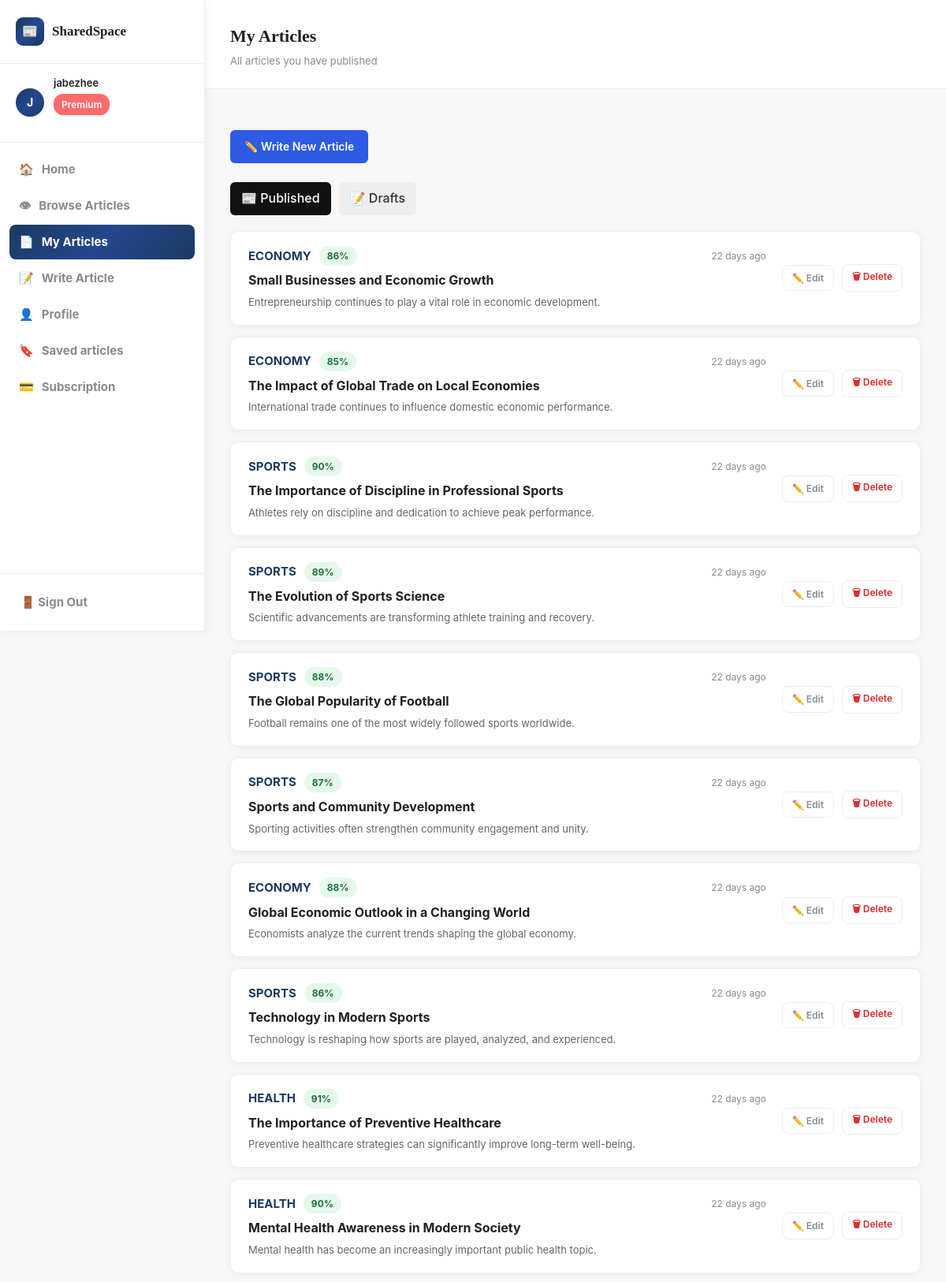
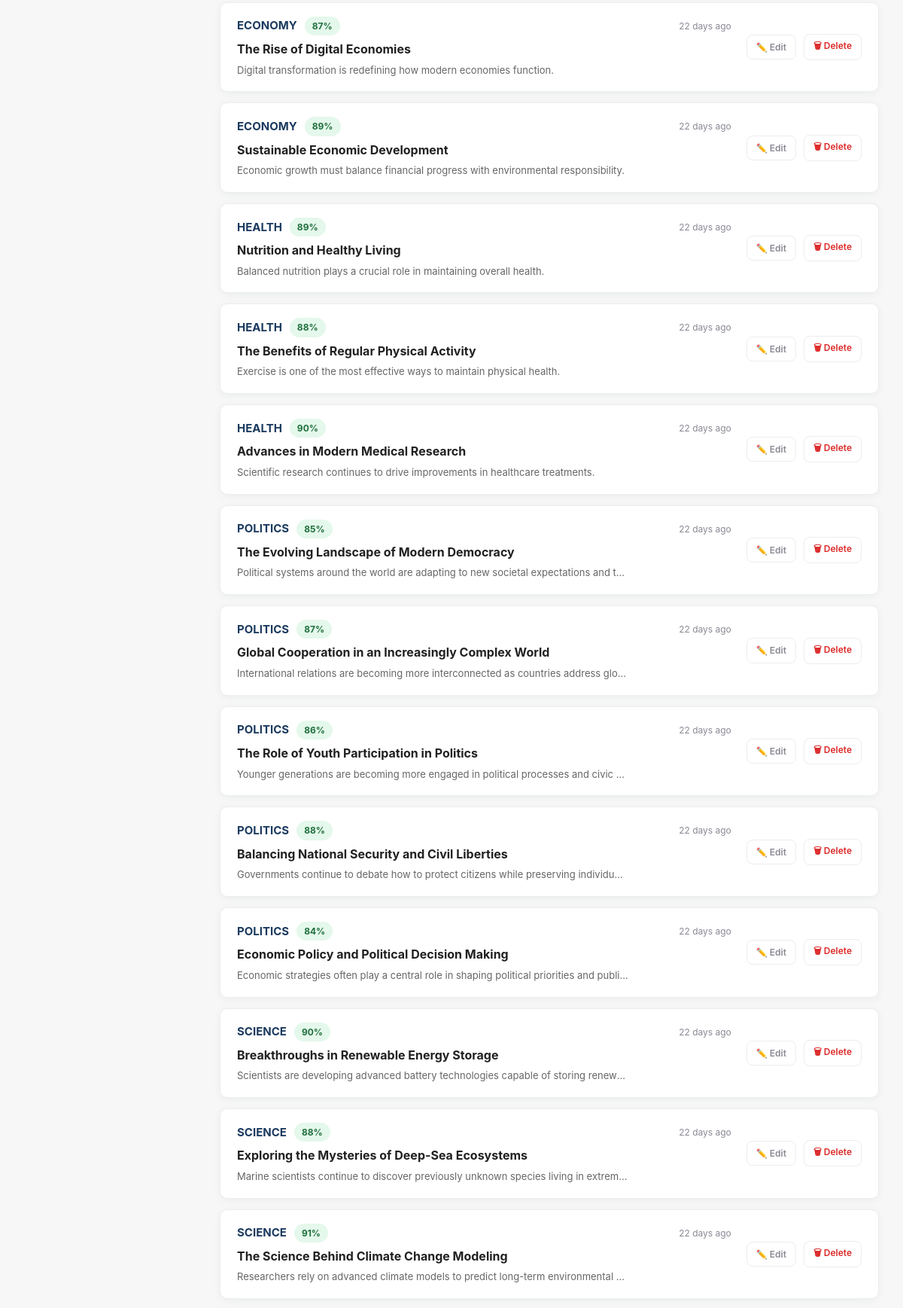
Screenshot of /pages/my-articles.php (signed in, upper part) with the database file from the repository (2 pictures, top to bottom).
### tables this page shows
CREATE TABLE `users` (
  `id` int NOT NULL,
  `email` varchar(255) NOT NULL,
  `password` varchar(255) NOT NULL,
  `full_name` varchar(255) DEFAULT NULL,
  `bio` text,
  `avatar_url` text,
  `role` enum('free','premium','category_admin','system_admin','ai_trainer') NOT NULL DEFAULT 'free',
  `is_premium` tinyint(1) NOT NULL DEFAULT '0',
  `is_suspended` tinyint(1) NOT NULL DEFAULT '0',
  `created_at` datetime NOT NULL DEFAULT CURRENT_TIMESTAMP,
  `updated_at` datetime NOT NULL DEFAULT CURRENT_TIMESTAMP ON UPDATE CURRENT_TIMESTAMP,
  `email_verified` tinyint(1) DEFAULT '0',
  `verification_token` varchar(255) DEFAULT NULL,
  `last_verification_email` datetime DEFAULT NULL,
  `reset_token` varchar(255) DEFAULT NULL,
  `reset_expires` datetime DEFAULT NULL,
  `age_group` varchar(20) DEFAULT NULL,
  `gender` enum('male','female') DEFAULT NULL,
  `onboarding_completed` tinyint(1) DEFAULT '0'
);

CREATE TABLE `articles` (
  `id` int NOT NULL,
  `title` varchar(500) NOT NULL,
  `excerpt` text NOT NULL,
  `content` longtext NOT NULL,
  `author_id` int NOT NULL,
  `category_id` int NOT NULL,
  `trust_score` tinyint NOT NULL DEFAULT '80',
  `has_media` tinyint(1) NOT NULL DEFAULT '0',
  `image_path` varchar(255) DEFAULT NULL,
  `is_premium_only` tinyint(1) NOT NULL DEFAULT '0',
  `published_at` datetime NOT NULL DEFAULT CURRENT_TIMESTAMP,
  `created_at` datetime NOT NULL DEFAULT CURRENT_TIMESTAMP,
  `updated_at` datetime NOT NULL DEFAULT CURRENT_TIMESTAMP ON UPDATE CURRENT_TIMESTAMP,
  `status` varchar(20) DEFAULT 'published'
);

CREATE TABLE `categories` (
  `id` int NOT NULL,
  `name` varchar(100) NOT NULL,
  `description` text,
  `admin_user_id` int DEFAULT NULL,
  `created_at` datetime NOT NULL DEFAULT CURRENT_TIMESTAMP
);

### includes/entities/User.php (called while the page is built, shortened)
<?php
class User
{
    public string $fullName;
    public function __construct(array $row)
    {
        $this->id          = (int)$row['id'];
        $this->fullName    = $row['full_name'] ?? '';
        $this->role        = $row['role']       ?? 'free';
    }
    public function initial(): string
    {
        return strtoupper(mb_substr($this->fullName, 0, 1)) ?: '?';
    }
}

### includes/db.php (called while the page is built, shortened)
<?php
class DB {
    private static ?PDO $pdo = null;
    public static function get(): PDO {
        if (self::$pdo === null) {
            $dsn = sprintf('mysql:host=%s;port=%s;dbname=%s;charset=utf8mb4',
                DB_HOST, DB_PORT, DB_NAME);
            self::$pdo = new PDO($dsn, DB_USER, DB_PASS, [
                PDO::ATTR_ERRMODE            => PDO::ERRMODE_EXCEPTION,
                PDO::ATTR_DEFAULT_FETCH_MODE => PDO::FETCH_ASSOC,
                PDO::ATTR_EMULATE_PREPARES   => false,
            ]);
        }
        return self::$pdo;
    }
    public static function query(string $sql, array $params = []): array {
        $stmt = self::get()->prepare($sql);
        $stmt->execute($params);
        return $stmt->fetchAll();
    }
    public static function first(string $sql, array $params = []): ?array {
        $rows = self::query($sql, $params);
        return $rows[0] ?? null;
    }
}

### includes/controllers/AuthController.php (called while the page is built, shortened)
<?php
require_once __DIR__ . '/../entities/User.php';
class AuthController {
    public function currentUser(): ?User {
        static $cache = [];
        $id = $_SESSION['user_id'];
        if (!isset($cache[$id])) {
            $row        = DB::first('SELECT * FROM users WHERE id = ?', [$id]);
            $cache[$id] = $row ? new User($row) : null;
        }
        return $cache[$id];
    }
    public function requireAuth(): void {
        $user = $this->currentUser();
    }
}

### includes/controllers/ArticleController.php (called while the page is built, shortened)
<?php
require_once __DIR__ . '/../entities/Article.php';
class ArticleController {
    public function getByAuthor(int $authorId): array {
        $rows = DB::query(
            'SELECT a.*, u.full_name AS author_name, c.name AS category_name,
             COUNT(DISTINCT v.id) AS view_count
             FROM articles a
             JOIN users u ON u.id = a.author_id
             JOIN categories c ON c.id = a.category_id
             LEFT JOIN article_views v ON v.article_id = a.id
             WHERE a.author_id = ? AND a.status = "published"
             GROUP BY a.id
             ORDER BY a.published_at DESC',
            [$authorId]
        );
        return array_map(fn($r) => new Article($r), $rows);
    }
 }

### includes/entities/Article.php (called while the page is built, shortened)
<?php
class Article {
    public function __construct(array $row) {
        $this->id            = (int)$row['id'];
        $this->title         = $row['title'];
        $this->excerpt       = $row['excerpt'];
        $this->categoryName  = $row['category_name'] ?? '';
        $this->trustScore    = (int)$row['trust_score'];
        $this->publishedAt   = $row['published_at'] ?? '';
    }
}

### pages/my-articles.php (the view, shortened to what this page needs)
<?php
require_once __DIR__ . '/../includes/layout.php';
require_once __DIR__ . '/../includes/controllers/AuthController.php';
require_once __DIR__ . '/../includes/controllers/ArticleController.php';
$auth        = new AuthController();
$articleCtrl = new ArticleController();
$auth->requireAuth();
$user = $auth->currentUser();
$filter = $_GET['filter'] ?? 'published';
if ($filter === 'draft') {
    $articles = $articleCtrl->getDraftsByAuthor($user->id);
} else {
    $articles = $articleCtrl->getByAuthor($user->id);
}
page_head('My Articles');
?>
<div class="dashboard-layout">
<?php sidebar($user); ?>
<main>
<?php dash_header('My Articles', 'All articles you have published'); ?>
<div class="page-content">
    <div class="flex gap-2 mb-6">
        <a href="/pages/write.php" class="btn btn-primary">✏️ Write New Article</a>
    </div>
    <div class="article-toggle">
        <a href="?filter=published"
           class="toggle-btn <?= $filter === 'published' ? 'active' : '' ?>">
            📰 Published
        </a>
        <a href="?filter=draft"
           class="toggle-btn <?= $filter === 'draft' ? 'active' : '' ?>">
            📝 Drafts
        </a>
    </div>
    <?php if (empty($articles)): ?>
        <div class="card" style="text-align:center;padding:48px 32px">
            <div style="font-size:48px;margin-bottom:16px">📝</div>
            <h3 style="font-size:18px;font-weight:700;margin-bottom:8px">
                <?= $filter === 'draft' ? 'No drafts yet' : 'No published articles yet' ?>
            </h3>
            <p class="text-muted" style="margin-bottom:24px">
                You haven't published anything yet. Write your first article!
            </p>
            <a href="/pages/write.php" class="btn btn-primary">Write Article</a>
        </div>
    <?php else: ?>
        <div class="my-articles-list">
        <?php foreach ($articles as $article): ?>
        <div class="card my-article-card">
            <div class="my-article-row">
        <div class="my-article-info">
        <div class="my-article-meta">
            <span class="category-tag">
                <?= htmlspecialchars($article->categoryName) ?>
            </span>
            <?= trust_badge($article->trustScore) ?>
            <span class="text-muted my-article-time">
                <?= relative_time($article->publishedAt) ?>
            </span>
            </div>
        <h3 class="my-article-title">
        <a href="/pages/article.php?id=<?= $article->id ?>&return=<?= urlencode($_SERVER['REQUEST_URI']) ?>" class="my-article-link">
            <?= htmlspecialchars($article->title) ?>
        </a>
        </h3>
        <p class="my-article-excerpt">
            <?= htmlspecialchars(mb_substr($article->excerpt, 0, 120)) ?>
        </p>
    </div>
    <div class="my-article-actions">
        <a href="/pages/write.php?id=<?= $article->id ?>"
            class="btn btn-ghost btn-sm">✏️ Edit</a>
    <form method="POST">
        <button type="submit"
            class="btn btn-ghost btn-sm"
            style="color:var(--danger, #e53e3e)"
            onclick="return confirm('Delete \'<?= htmlspecialchars(addslashes($article->title)) ?>\'? This cannot be undone.')">
            🗑 Delete
            </button>
        </form>
        </div>
        </div>
    </div>
        <?php endforeach; ?>
        </div>
    <?php endif; ?>
</div>
</main>
</div>
<link rel="stylesheet" href="/public/css/myarticles.css">
<?php page_foot(); ?>

### includes/layout.php (shortened to what this page needs)
<?php
require_once __DIR__ . '/db.php';
require_once __DIR__ . '/controllers/AuthController.php';
require_once __DIR__ . '/controllers/ArticleController.php';
function page_head(string $title): void { ?>
<!DOCTYPE html>
<html lang="en">
<head>
<link rel="stylesheet" href="/public/css/app.css" />
</head>
<body>
<?php }
function page_foot(): void { ?>
</body>
</html>
<?php }
function sidebar(User $user): void {
    $path  = parse_url($_SERVER['REQUEST_URI'], PHP_URL_PATH);
    if ($user->role === 'system_admin') {
        $links = [
            ['href' => '/pages/admin-dashboard.php', 'icon' => '🏠', 'label' => 'Admin Dashboard'],
            ['href' => '/pages/browse.php',          'icon' => '👁', 'label' => 'Browse Articles'],
            ['href' => '/pages/admin-landing.php',   'icon' => '🖼️', 'label' => 'Manage Landing Page'],
            ['href' => '/pages/profile.php',         'icon' => '👤', 'label' => 'Profile'],
        ];
    } else {
        $links = [
            ['href' => '/dashboard.php',         'icon' => '🏠', 'label' => 'Home'],
            ['href' => '/pages/browse.php',      'icon' => '👁', 'label' => 'Browse Articles'],
            ['href' => '/pages/my-articles.php', 'icon' => '📄', 'label' => 'My Articles'],
            ['href' => '/pages/write.php',       'icon' => '📝', 'label' => 'Write Article'],
            ['href' => '/pages/profile.php',     'icon' => '👤', 'label' => 'Profile'],
            ['href' => '/pages/savedarticles.php',     'icon' => '🔖', 'label' => 'Saved articles'],
            ['href' => '/pages/subscription.php',     'icon' => '💳', 'label' => $user->role === 'premium' ? 'Subscription' : 'Upgrade'],
        ];
    }
    ?>
<aside class="sidebar">
    <div class="sidebar-logo">
        <a href="<?= $user->role === 'system_admin' ? '/pages/admin-dashboard.php' : ($user->role === 'category_admin' ? '/pages/category-admin-dashboard.php' : '/dashboard.php') ?>" class="logo-link">
            <div class="logo-icon">📰</div>
            <span class="logo-text">SharedSpace</span>
        </a>
    </div>
    <div class="sidebar-user">
        <?php if (!empty($user->avatarUrl)): ?>
            <div class="user-avatar" style="background:none;padding:0;overflow:hidden">
                <img src="/public/<?= htmlspecialchars($user->avatarUrl) ?>"
                     alt="<?= htmlspecialchars($user->fullName) ?>"
                     style="width:100%;height:100%;object-fit:cover;border-radius:50%">
            </div>
        <?php else: ?>
            <div class="user-avatar"><?= htmlspecialchars($user->initial()) ?></div>
        <?php endif; ?>
        <div class="user-info">
            <p class="user-name"><?= htmlspecialchars($user->fullName) ?></p>
             <?php if ($user->role === 'premium'): ?>
                <span class="role-badge premium">Premium</span>
            <?php elseif ($user->role === 'system_admin'): ?>
                <span class="role-badge system-admin">System Admin</span>
            <?php else: ?>
            <span class="role-badge free">Free</span>
             <?php endif; ?>
        </div>
    </div>
    <nav class="sidebar-nav">
        <ul>
        <?php foreach ($links as $link): ?>
            <li>
                <a href="<?= $link['href'] ?>"
                   class="nav-link <?= $path === $link['href'] ? 'active' : '' ?>">
                    <span><?= $link['icon'] ?></span>
                    <?= htmlspecialchars($link['label']) ?>
                </a>
            </li>
        <?php endforeach; ?>
        </ul>
    </nav>
    <div class="sidebar-footer">
        <a href="/logout.php" class="nav-link logout">🚪 Sign Out</a>
    </div>
</aside>
<?php }
function dash_header(string $title, string $subtitle = ''): void { ?>
<header class="dash-header">
    <div>
        <h1 class="dash-title"><?= htmlspecialchars($title) ?></h1>
        <?php if ($subtitle): ?>
        <p class="dash-subtitle"><?= htmlspecialchars($subtitle) ?></p>
        <?php endif; ?>
    </div>
</header>
<?php }
    if ($err): ?><div class="alert alert-error"><?= htmlspecialchars($err) ?></div><?php endif;
    if ($ok):  ?><div class="alert alert-success"><?= htmlspecialchars($ok) ?></div><?php endif;
function trust_badge(int $score): string {
    $cls = $score >= 80 ? 'high' : ($score >= 60 ? 'mid' : 'low');
    return "<span class=\"trust-badge trust-{$cls}\">{$score}%</span>";
}
function relative_time(string $dateStr): string {
    $diff  = time() - strtotime($dateStr);
    $hours = (int)($diff / 3600);
    $days = (int)($hours / 24);
    return $days . ' day' . ($days > 1 ? 's' : '') . ' ago';
}
?>

### public/css/myarticles.css (style rules this page uses)
.my-articles-list { display: flex; flex-direction: column; gap: 14px; }
.my-article-card { padding: 18px 22px; border-radius: 10px; }
.my-article-row { display: flex; justify-content: space-between; align-items: center; gap: 20px; }
.my-article-info { flex: 1; min-width: 0; }
.my-article-meta { display: flex; align-items: center; gap: 10px; margin-bottom: 6px; }
.my-article-time { margin-left: auto; font-size: 12px; }
.my-article-title { font-size: 16px; font-weight: 700; margin-bottom: 4px; max-width: 520px; white-space: nowrap; overflow: hidden; text-overflow: ellipsis; }
.my-article-link { color: inherit; text-decoration: none; }
.my-article-excerpt { font-size: 13px; color: #666; max-width: 520px; white-space: nowrap; overflow: hidden; text-overflow: ellipsis; }
.my-article-actions { display: flex; align-items: center; gap: 10px; flex-shrink: 0; }
.article-toggle { display: flex; gap: 10px; margin-bottom: 20px; }
.toggle-btn { padding: 8px 14px; border-radius: 6px; background: #eee; color: #333; text-decoration: none; font-weight: 500; transition: 0.2s ease; }
.toggle-btn.active { background: #111; color: #fff; }

### rows the page displays
users: full_name "J", full_name "jabezhee"
articles: category.name "ECONOMY", trust_score "86", published_at "22 days ago", title "Small Businesses and Economic Growth", excerpt "Entrepreneurship continues to play a vital role in economic development."
articles: category.name "ECONOMY", trust_score "85", published_at "22 days ago", title "The Impact of Global Trade on Local Economies", excerpt "International trade continues to influence domestic economic performance."
articles: category.name "SPORTS", trust_score "90", published_at "22 days ago", title "The Importance of Discipline in Professional Sports", excerpt "Athletes rely on discipline and dedication to achieve peak performance."
articles: category.name "SPORTS", trust_score "89", published_at "22 days ago", title "The Evolution of Sports Science", excerpt "Scientific advancements are transforming athlete training and recovery."
articles: category.name "SPORTS", trust_score "88", published_at "22 days ago", title "The Global Popularity of Football", excerpt "Football remains one of the most widely followed sports worldwide."
articles: category.name "SPORTS", trust_score "87", published_at "22 days ago", title "Sports and Community Development", excerpt "Sporting activities often strengthen community engagement and unity."
articles: category.name "ECONOMY", trust_score "88", published_at "22 days ago", title "Global Economic Outlook in a Changing World", excerpt "Economists analyze the current trends shaping the global economy."
articles: category.name "SPORTS", trust_score "86", published_at "22 days ago", title "Technology in Modern Sports", excerpt "Technology is reshaping how sports are played, analyzed, and experienced."
articles: category.name "HEALTH", trust_score "91", published_at "22 days ago", title "The Importance of Preventive Healthcare", excerpt "Preventive healthcare strategies can significantly improve long-term well-being."
articles: category.name "HEALTH", trust_score "90", published_at "22 days ago", title "Mental Health Awareness in Modern Society", excerpt "Mental health has become an increasingly important public health topic."
articles: category.name "ECONOMY", trust_score "87", published_at "22 days ago", title "The Rise of Digital Economies", excerpt "Digital transformation is redefining how modern economies function."
articles: category.name "ECONOMY", trust_score "89", published_at "22 days ago", title "Sustainable Economic Development", excerpt "Economic growth must balance financial progress with environmental responsibility."
articles: category.name "HEALTH", trust_score "89", published_at "22 days ago", title "Nutrition and Healthy Living", excerpt "Balanced nutrition plays a crucial role in maintaining overall health."
articles: category.name "HEALTH", trust_score "88", published_at "22 days ago", title "The Benefits of Regular Physical Activity", excerpt "Exercise is one of the most effective ways to maintain physical health."
articles: category.name "HEALTH", trust_score "90", published_at "22 days ago", title "Advances in Modern Medical Research", excerpt "Scientific research continues to drive improvements in healthcare treatments."
articles: category.name "POLITICS", trust_score "85", published_at "22 days ago", title "The Evolving Landscape of Modern Democracy", excerpt "Political systems around the world are adapting to new societal expectations and t…"
articles: category.name "POLITICS", trust_score "87", published_at "22 days ago", title "Global Cooperation in an Increasingly Complex World", excerpt "International relations are becoming more interconnected as countries address glo…"
articles: category.name "POLITICS", trust_score "86", published_at "22 days ago", title "The Role of Youth Participation in Politics", excerpt "Younger generations are becoming more engaged in political processes and civic…"
articles: category.name "POLITICS", trust_score "88", published_at "22 days ago", title "Balancing National Security and Civil Liberties", excerpt "Governments continue to debate how to protect citizens while preserving individu…"
articles: category.name "POLITICS", trust_score "84", published_at "22 days ago", title "Economic Policy and Political Decision Making", excerpt "Economic strategies often play a central role in shaping political priorities and publi…"
articles: category.name "SCIENCE", trust_score "90", published_at "22 days ago", title "Breakthroughs in Renewable Energy Storage", excerpt "Scientists are developing advanced battery technologies capable of storing renew…"
articles: category.name "SCIENCE", trust_score "88", published_at "22 days ago", title "Exploring the Mysteries of Deep-Sea Ecosystems", excerpt "Marine scientists continue to discover previously unknown species living in extrem…"
articles: category.name "SCIENCE", trust_score "91", published_at "22 days ago", title "The Science Behind Climate Change Modeling", excerpt "Researchers rely on advanced climate models to predict long-term environmental…"

### other values shown
$link['icon'] "🏠"
$link['label'] "Home"
$link['icon'] "👁"
$link['label'] "Browse Articles"
$link['icon'] "📄"
$link['label'] "My Articles"
$link['icon'] "📝"
$link['label'] "Write Article"
$link['icon'] "👤"
$link['label'] "Profile"
$link['icon'] "🔖"
$link['label'] "Saved articles"
$link['icon'] "💳"
$link['label'] "Subscription"
$title "My Articles"
